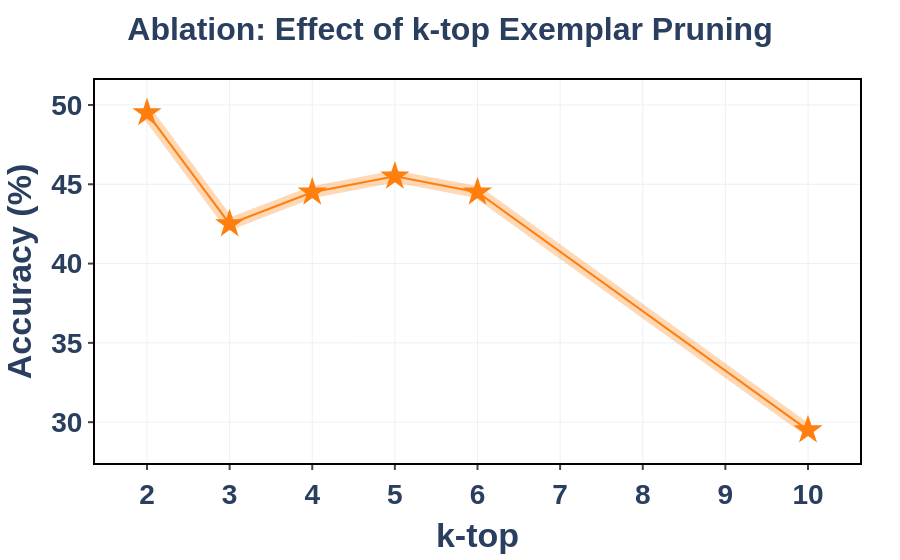

The notebook cell saved with this chart:
### Code cell
# Set default template for a clean, paper-ready look
pio.templates.default = "plotly_white"

# Data from your table, focusing on the consistent "# Bins = 5" experiment
data = {
    'top-k': [2, 3, 4, 5, 6, 10],
    '# Tokens': ['0.8K', '1.0K', '1.1K', '1.3K', '1.4K', '2.9K'],
    'Accuracy (%)': [49.50, 42.50, 44.50, 45.50, 44.50, 29.50]
}
df = pd.DataFrame(data)

# Define the style (using 'TD Test' style for variety)
main_color = 'rgba(255, 127, 14, 1)'  # Orange
bg_color = 'rgba(255, 127, 14, 0.3)'   # Lighter, semi-transparent orange
marker_symbol = 'star'

# Create the figure object
fig = go.Figure()

# Add the background trace (thick, semi-transparent line)
fig.add_trace(go.Scatter(
    x=df["top-k"],
    y=df["Accuracy (%)"],
    mode='lines',
    line=dict(color=bg_color, width=12),
    hoverinfo='none'
))

# Add the foreground trace (thin line with markers)
fig.add_trace(go.Scatter(
    x=df["top-k"],
    y=df["Accuracy (%)"],
    mode='lines+markers',
    name='Accuracy',
    line=dict(color=main_color, width=2),
    marker=dict(
        color=main_color,
        symbol=marker_symbol,
        size=22
    )
))

# Apply the detailed layout and styling
fig.update_layout(
    title=dict(
        text='<b>Ablation: Effect of top-k Exemplar Pruning</b>',
        x=0.5,
        font=dict(size=32)
    ),
    xaxis_title='<b>top-k</b>',
    yaxis_title='<b>Accuracy (%)</b>',
    font=dict(size=28, family="Arial, sans-serif"),
    showlegend=False,
    margin=dict(l=80, r=40, t=80, b=80),
    paper_bgcolor="white",
    plot_bgcolor="white",
)

# Style the X and Y axes
fig.update_xaxes(
    showline=True,
    linewidth=2,
    linecolor='black',
    mirror=True,
    ticks="outside",
    tickwidth=2,
    tickfont=dict(weight='bold')
)
fig.update_yaxes(
    showline=True,
    linewidth=2,
    linecolor='black',
    mirror=True,
    ticks="outside",
    tickwidth=2,
    tickfont=dict(weight='bold')
)

# Save the figure as a static image
fig.write_image("top-k_vs_accuracy.png", scale=3)

fig.show()

### Figure 1 — Plotly figure (JSON) as saved in the notebook; plotly's stock layout.template omitted (floating-point values rounded to 4 significant figures)
{"data": [{"hoverinfo": "none", "line": {"color": "rgba(255, 127, 14, 0.3)", "width": 12}, "mode": "lines", "type": "scatter", "x": [2, 3, 4, 5, 6, 10], "y": [49.5, 42.5, 44.5, 45.5, 44.5, 29.5]}, {"line": {"color": "rgba(255, 127, 14, 1)", "width": 2}, "marker": {"color": "rgba(255, 127, 14, 1)", "size": 22, "symbol": "star"}, "mode": "lines+markers", "name": "Accuracy", "type": "scatter", "x": [2, 3, 4, 5, 6, 10], "y": [49.5, 42.5, 44.5, 45.5, 44.5, 29.5]}], "layout": {"font": {"family": "Arial, sans-serif", "size": 28}, "margin": {"b": 80, "l": 80, "r": 40, "t": 80}, "paper_bgcolor": "white", "plot_bgcolor": "white", "showlegend": false, "title": {"font": {"size": 32}, "text": "<b>Ablation: Effect of k-top Exemplar Pruning</b>", "x": 0.5}, "xaxis": {"linecolor": "black", "linewidth": 2, "mirror": true, "showline": true, "tickfont": {"weight": "bold"}, "ticks": "outside", "tickwidth": 2, "title": {"text": "<b>k-top</b>"}}, "yaxis": {"linecolor": "black", "linewidth": 2, "mirror": true, "showline": true, "tickfont": {"weight": "bold"}, "ticks": "outside", "tickwidth": 2, "title": {"text": "<b>Accuracy (%)</b>"}}}}
